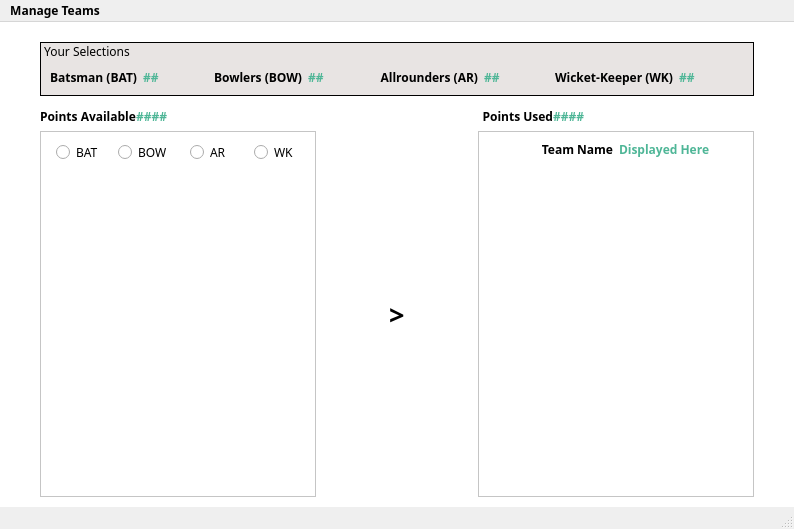
<?xml version="1.0" encoding="UTF-8"?>
<ui version="4.0">
 <class>MainWindow</class>
 <widget class="QMainWindow" name="MainWindow">
  <property name="geometry">
   <rect>
    <x>0</x>
    <y>0</y>
    <width>794</width>
    <height>529</height>
   </rect>
  </property>
  <property name="sizePolicy">
   <sizepolicy hsizetype="Fixed" vsizetype="Fixed">
    <horstretch>0</horstretch>
    <verstretch>0</verstretch>
   </sizepolicy>
  </property>
  <property name="minimumSize">
   <size>
    <width>794</width>
    <height>529</height>
   </size>
  </property>
  <property name="maximumSize">
   <size>
    <width>794</width>
    <height>529</height>
   </size>
  </property>
  <property name="font">
   <font>
    <family>Segoe Print</family>
    <pointsize>9</pointsize>
    <weight>75</weight>
    <bold>true</bold>
   </font>
  </property>
  <property name="windowTitle">
   <string>MainWindow</string>
  </property>
  <property name="autoFillBackground">
   <bool>false</bool>
  </property>
  <property name="styleSheet">
   <string notr="true"/>
  </property>
  <widget class="QWidget" name="MainWindown">
   <property name="sizePolicy">
    <sizepolicy hsizetype="Preferred" vsizetype="Preferred">
     <horstretch>0</horstretch>
     <verstretch>0</verstretch>
    </sizepolicy>
   </property>
   <property name="baseSize">
    <size>
     <width>794</width>
     <height>488</height>
    </size>
   </property>
   <property name="autoFillBackground">
    <bool>false</bool>
   </property>
   <property name="styleSheet">
    <string notr="true">background-color: rgb(255, 255, 255);</string>
   </property>
   <layout class="QVBoxLayout" name="verticalLayout">
    <property name="spacing">
     <number>0</number>
    </property>
    <property name="sizeConstraint">
     <enum>QLayout::SetMaximumSize</enum>
    </property>
    <property name="leftMargin">
     <number>40</number>
    </property>
    <property name="topMargin">
     <number>20</number>
    </property>
    <property name="rightMargin">
     <number>40</number>
    </property>
    <property name="bottomMargin">
     <number>10</number>
    </property>
    <item>
     <widget class="QFrame" name="verticalFrame">
      <property name="frameShape">
       <enum>QFrame::Box</enum>
      </property>
      <layout class="QVBoxLayout" name="verticalLayout_2">
       <property name="spacing">
        <number>0</number>
       </property>
       <property name="leftMargin">
        <number>0</number>
       </property>
       <property name="topMargin">
        <number>0</number>
       </property>
       <property name="rightMargin">
        <number>0</number>
       </property>
       <property name="bottomMargin">
        <number>0</number>
       </property>
       <item>
        <widget class="QLabel" name="Header">
         <property name="font">
          <font>
           <family>Segoe UI Semibold</family>
           <weight>50</weight>
           <bold>false</bold>
          </font>
         </property>
         <property name="autoFillBackground">
          <bool>false</bool>
         </property>
         <property name="styleSheet">
          <string notr="true">background-color: rgb(232, 228, 227);

</string>
         </property>
         <property name="frameShape">
          <enum>QFrame::NoFrame</enum>
         </property>
         <property name="frameShadow">
          <enum>QFrame::Plain</enum>
         </property>
         <property name="lineWidth">
          <number>2</number>
         </property>
         <property name="text">
          <string> Your Selections</string>
         </property>
         <property name="alignment">
          <set>Qt::AlignLeading|Qt::AlignLeft|Qt::AlignTop</set>
         </property>
         <property name="margin">
          <number>10</number>
         </property>
        </widget>
       </item>
       <item>
        <widget class="QFrame" name="DisplayFrame">
         <property name="font">
          <font>
           <family>Segoe UI Semibold</family>
          </font>
         </property>
         <property name="styleSheet">
          <string notr="true">background-color: rgb(232, 228, 227);



</string>
         </property>
         <property name="frameShape">
          <enum>QFrame::NoFrame</enum>
         </property>
         <layout class="QHBoxLayout" name="horizontalLayout_3">
          <property name="sizeConstraint">
           <enum>QLayout::SetDefaultConstraint</enum>
          </property>
          <item>
           <widget class="QLabel" name="Batsman">
            <property name="font">
             <font>
              <family>Segoe UI Semibold</family>
              <pointsize>9</pointsize>
              <weight>75</weight>
              <italic>false</italic>
              <bold>true</bold>
             </font>
            </property>
            <property name="text">
             <string>Batsman (BAT)</string>
            </property>
            <property name="scaledContents">
             <bool>false</bool>
            </property>
            <property name="alignment">
             <set>Qt::AlignRight|Qt::AlignTrailing|Qt::AlignVCenter</set>
            </property>
           </widget>
          </item>
          <item>
           <widget class="QLabel" name="bt_count">
            <property name="font">
             <font>
              <family>Segoe UI Semibold</family>
              <pointsize>9</pointsize>
              <weight>75</weight>
              <italic>false</italic>
              <bold>true</bold>
             </font>
            </property>
            <property name="styleSheet">
             <string notr="true">color: rgb(79, 182, 151);</string>
            </property>
            <property name="text">
             <string>##</string>
            </property>
            <property name="scaledContents">
             <bool>false</bool>
            </property>
            <property name="alignment">
             <set>Qt::AlignLeading|Qt::AlignLeft|Qt::AlignVCenter</set>
            </property>
           </widget>
          </item>
          <item>
           <widget class="QLabel" name="Bowlers">
            <property name="font">
             <font>
              <family>Segoe UI Semibold</family>
              <pointsize>9</pointsize>
              <weight>75</weight>
              <italic>false</italic>
              <bold>true</bold>
             </font>
            </property>
            <property name="text">
             <string>Bowlers (BOW)</string>
            </property>
            <property name="scaledContents">
             <bool>false</bool>
            </property>
            <property name="alignment">
             <set>Qt::AlignRight|Qt::AlignTrailing|Qt::AlignVCenter</set>
            </property>
           </widget>
          </item>
          <item>
           <widget class="QLabel" name="bw_count">
            <property name="font">
             <font>
              <family>Segoe UI Semibold</family>
              <pointsize>9</pointsize>
              <weight>75</weight>
              <italic>false</italic>
              <bold>true</bold>
             </font>
            </property>
            <property name="styleSheet">
             <string notr="true">color: rgb(79, 182, 151);</string>
            </property>
            <property name="text">
             <string>##</string>
            </property>
            <property name="scaledContents">
             <bool>false</bool>
            </property>
            <property name="alignment">
             <set>Qt::AlignLeading|Qt::AlignLeft|Qt::AlignVCenter</set>
            </property>
           </widget>
          </item>
          <item>
           <widget class="QLabel" name="Allrounders">
            <property name="font">
             <font>
              <family>Segoe UI Semibold</family>
              <pointsize>9</pointsize>
              <weight>75</weight>
              <italic>false</italic>
              <bold>true</bold>
             </font>
            </property>
            <property name="text">
             <string>Allrounders (AR)</string>
            </property>
            <property name="scaledContents">
             <bool>false</bool>
            </property>
            <property name="alignment">
             <set>Qt::AlignRight|Qt::AlignTrailing|Qt::AlignVCenter</set>
            </property>
           </widget>
          </item>
          <item>
           <widget class="QLabel" name="ar_count">
            <property name="font">
             <font>
              <family>Segoe UI Semibold</family>
              <pointsize>9</pointsize>
              <weight>75</weight>
              <italic>false</italic>
              <bold>true</bold>
             </font>
            </property>
            <property name="styleSheet">
             <string notr="true">color: rgb(79, 182, 151);</string>
            </property>
            <property name="text">
             <string>##</string>
            </property>
            <property name="scaledContents">
             <bool>false</bool>
            </property>
            <property name="alignment">
             <set>Qt::AlignLeading|Qt::AlignLeft|Qt::AlignVCenter</set>
            </property>
           </widget>
          </item>
          <item>
           <widget class="QLabel" name="WicketKeeper">
            <property name="font">
             <font>
              <family>Segoe UI Semibold</family>
              <pointsize>9</pointsize>
              <weight>75</weight>
              <italic>false</italic>
              <bold>true</bold>
             </font>
            </property>
            <property name="text">
             <string>Wicket-Keeper (WK)</string>
            </property>
            <property name="scaledContents">
             <bool>false</bool>
            </property>
            <property name="alignment">
             <set>Qt::AlignRight|Qt::AlignTrailing|Qt::AlignVCenter</set>
            </property>
           </widget>
          </item>
          <item>
           <widget class="QLabel" name="wk_count">
            <property name="font">
             <font>
              <family>Segoe UI Semibold</family>
              <pointsize>9</pointsize>
              <weight>75</weight>
              <italic>false</italic>
              <bold>true</bold>
             </font>
            </property>
            <property name="styleSheet">
             <string notr="true">color: rgb(79, 182, 151);</string>
            </property>
            <property name="text">
             <string>##</string>
            </property>
            <property name="scaledContents">
             <bool>false</bool>
            </property>
            <property name="alignment">
             <set>Qt::AlignLeading|Qt::AlignLeft|Qt::AlignVCenter</set>
            </property>
           </widget>
          </item>
         </layout>
        </widget>
       </item>
      </layout>
     </widget>
    </item>
    <item>
     <layout class="QHBoxLayout" name="horizontalLayout">
      <property name="topMargin">
       <number>10</number>
      </property>
      <property name="bottomMargin">
       <number>5</number>
      </property>
      <item>
       <widget class="QLabel" name="Points_Available">
        <property name="font">
         <font>
          <family>Segoe UI Semibold</family>
          <pointsize>9</pointsize>
          <weight>75</weight>
          <italic>false</italic>
          <bold>true</bold>
         </font>
        </property>
        <property name="autoFillBackground">
         <bool>false</bool>
        </property>
        <property name="text">
         <string>Points Available</string>
        </property>
        <property name="scaledContents">
         <bool>false</bool>
        </property>
        <property name="alignment">
         <set>Qt::AlignLeading|Qt::AlignLeft|Qt::AlignVCenter</set>
        </property>
       </widget>
      </item>
      <item alignment="Qt::AlignRight">
       <widget class="QLabel" name="points_rem">
        <property name="font">
         <font>
          <family>Segoe UI Semibold</family>
          <pointsize>9</pointsize>
          <weight>75</weight>
          <italic>false</italic>
          <bold>true</bold>
         </font>
        </property>
        <property name="styleSheet">
         <string notr="true">color: rgb(79, 182, 151);</string>
        </property>
        <property name="text">
         <string>####</string>
        </property>
        <property name="scaledContents">
         <bool>false</bool>
        </property>
        <property name="alignment">
         <set>Qt::AlignLeading|Qt::AlignLeft|Qt::AlignVCenter</set>
        </property>
        <property name="wordWrap">
         <bool>false</bool>
        </property>
        <property name="margin">
         <number>5</number>
        </property>
       </widget>
      </item>
      <item>
       <spacer name="horizontalSpacer_2">
        <property name="orientation">
         <enum>Qt::Horizontal</enum>
        </property>
        <property name="sizeType">
         <enum>QSizePolicy::Fixed</enum>
        </property>
        <property name="sizeHint" stdset="0">
         <size>
          <width>351</width>
          <height>20</height>
         </size>
        </property>
       </spacer>
      </item>
      <item>
       <widget class="QLabel" name="Points_Used">
        <property name="font">
         <font>
          <family>Segoe UI Semibold</family>
          <pointsize>9</pointsize>
          <weight>75</weight>
          <italic>false</italic>
          <bold>true</bold>
         </font>
        </property>
        <property name="text">
         <string>Points Used</string>
        </property>
        <property name="scaledContents">
         <bool>false</bool>
        </property>
        <property name="alignment">
         <set>Qt::AlignRight|Qt::AlignTrailing|Qt::AlignVCenter</set>
        </property>
       </widget>
      </item>
      <item alignment="Qt::AlignRight">
       <widget class="QLabel" name="points_used">
        <property name="font">
         <font>
          <family>Segoe UI Semibold</family>
          <pointsize>9</pointsize>
          <weight>75</weight>
          <italic>false</italic>
          <bold>true</bold>
         </font>
        </property>
        <property name="styleSheet">
         <string notr="true">color: rgb(79, 182, 151);</string>
        </property>
        <property name="text">
         <string>####</string>
        </property>
        <property name="scaledContents">
         <bool>false</bool>
        </property>
        <property name="alignment">
         <set>Qt::AlignLeading|Qt::AlignLeft|Qt::AlignVCenter</set>
        </property>
        <property name="margin">
         <number>5</number>
        </property>
       </widget>
      </item>
      <item>
       <spacer name="horizontalSpacer">
        <property name="orientation">
         <enum>Qt::Horizontal</enum>
        </property>
        <property name="sizeType">
         <enum>QSizePolicy::Fixed</enum>
        </property>
        <property name="sizeHint" stdset="0">
         <size>
          <width>170</width>
          <height>20</height>
         </size>
        </property>
       </spacer>
      </item>
     </layout>
    </item>
    <item>
     <layout class="QHBoxLayout" name="TeamCreationLayout">
      <item>
       <widget class="QFrame" name="PlayerSelectionFrame">
        <property name="frameShape">
         <enum>QFrame::StyledPanel</enum>
        </property>
        <layout class="QVBoxLayout" name="verticalLayout_3">
         <item>
          <layout class="QHBoxLayout" name="SelectionBar_Layout">
           <property name="sizeConstraint">
            <enum>QLayout::SetDefaultConstraint</enum>
           </property>
           <item alignment="Qt::AlignHCenter">
            <widget class="QRadioButton" name="BAT">
             <property name="font">
              <font>
               <family>Segoe UI Semibold</family>
               <weight>50</weight>
               <bold>false</bold>
              </font>
             </property>
             <property name="text">
              <string>BAT</string>
             </property>
            </widget>
           </item>
           <item alignment="Qt::AlignHCenter">
            <widget class="QRadioButton" name="BOW">
             <property name="font">
              <font>
               <family>Segoe UI Semibold</family>
               <weight>50</weight>
               <bold>false</bold>
              </font>
             </property>
             <property name="styleSheet">
              <string notr="true"/>
             </property>
             <property name="text">
              <string>BOW</string>
             </property>
            </widget>
           </item>
           <item alignment="Qt::AlignHCenter">
            <widget class="QRadioButton" name="AR">
             <property name="font">
              <font>
               <family>Segoe UI Semibold</family>
               <weight>50</weight>
               <bold>false</bold>
              </font>
             </property>
             <property name="text">
              <string>AR</string>
             </property>
            </widget>
           </item>
           <item alignment="Qt::AlignHCenter">
            <widget class="QRadioButton" name="WK">
             <property name="font">
              <font>
               <family>Segoe UI Semibold</family>
               <weight>50</weight>
               <bold>false</bold>
              </font>
             </property>
             <property name="text">
              <string>WK</string>
             </property>
            </widget>
           </item>
          </layout>
         </item>
         <item>
          <widget class="QListWidget" name="players_list">
           <property name="font">
            <font>
             <family>Segoe UI Symbol</family>
             <weight>50</weight>
             <bold>false</bold>
            </font>
           </property>
           <property name="acceptDrops">
            <bool>true</bool>
           </property>
           <property name="styleSheet">
            <string notr="true">color: rgb(0, 170, 255);</string>
           </property>
           <property name="frameShape">
            <enum>QFrame::NoFrame</enum>
           </property>
           <property name="frameShadow">
            <enum>QFrame::Plain</enum>
           </property>
          </widget>
         </item>
        </layout>
       </widget>
      </item>
      <item>
       <spacer name="horizontalSpacer_3">
        <property name="orientation">
         <enum>Qt::Horizontal</enum>
        </property>
        <property name="sizeHint" stdset="0">
         <size>
          <width>40</width>
          <height>20</height>
         </size>
        </property>
       </spacer>
      </item>
      <item>
       <widget class="QLabel" name="label">
        <property name="font">
         <font>
          <family>Agency FB</family>
          <pointsize>20</pointsize>
          <weight>75</weight>
          <bold>true</bold>
         </font>
        </property>
        <property name="text">
         <string>&gt;</string>
        </property>
        <property name="scaledContents">
         <bool>true</bool>
        </property>
        <property name="alignment">
         <set>Qt::AlignLeading|Qt::AlignLeft|Qt::AlignVCenter</set>
        </property>
       </widget>
      </item>
      <item>
       <spacer name="horizontalSpacer_4">
        <property name="orientation">
         <enum>Qt::Horizontal</enum>
        </property>
        <property name="sizeHint" stdset="0">
         <size>
          <width>40</width>
          <height>20</height>
         </size>
        </property>
       </spacer>
      </item>
      <item>
       <widget class="QFrame" name="selectedPlayers_Frame">
        <property name="frameShape">
         <enum>QFrame::StyledPanel</enum>
        </property>
        <layout class="QVBoxLayout" name="verticalLayout_4">
         <item>
          <layout class="QHBoxLayout" name="teamName_Layout">
           <item>
            <widget class="QLabel" name="Team_Name">
             <property name="font">
              <font>
               <family>Segoe UI Semibold</family>
               <pointsize>9</pointsize>
               <weight>75</weight>
               <italic>false</italic>
               <bold>true</bold>
              </font>
             </property>
             <property name="text">
              <string>Team Name</string>
             </property>
             <property name="alignment">
              <set>Qt::AlignRight|Qt::AlignTrailing|Qt::AlignVCenter</set>
             </property>
            </widget>
           </item>
           <item>
            <widget class="QLabel" name="team_name">
             <property name="font">
              <font>
               <family>Segoe UI Semibold</family>
               <pointsize>9</pointsize>
               <weight>75</weight>
               <italic>false</italic>
               <bold>true</bold>
              </font>
             </property>
             <property name="styleSheet">
              <string notr="true">color: rgb(79, 182, 151);</string>
             </property>
             <property name="text">
              <string>Displayed Here</string>
             </property>
            </widget>
           </item>
          </layout>
         </item>
         <item>
          <widget class="QListWidget" name="selected_players">
           <property name="font">
            <font>
             <family>Segoe UI Semibold</family>
             <weight>50</weight>
             <bold>false</bold>
            </font>
           </property>
           <property name="styleSheet">
            <string notr="true">color: rgb(0, 170, 255);</string>
           </property>
           <property name="frameShape">
            <enum>QFrame::NoFrame</enum>
           </property>
          </widget>
         </item>
        </layout>
       </widget>
      </item>
     </layout>
    </item>
   </layout>
  </widget>
  <widget class="QMenuBar" name="menubar">
   <property name="geometry">
    <rect>
     <x>0</x>
     <y>0</y>
     <width>794</width>
     <height>21</height>
    </rect>
   </property>
   <widget class="QMenu" name="menuManage_Teams">
    <property name="title">
     <string>Manage Teams</string>
    </property>
    <addaction name="actionNEW_Team"/>
    <addaction name="actionOPEN_Team"/>
    <addaction name="actionSAVE_Team"/>
    <addaction name="actionEVALUATE_Team"/>
   </widget>
   <addaction name="menuManage_Teams"/>
  </widget>
  <widget class="QStatusBar" name="statusbar">
   <property name="enabled">
    <bool>false</bool>
   </property>
  </widget>
  <action name="actionNEW_Team">
   <property name="text">
    <string>NEW Team</string>
   </property>
  </action>
  <action name="actionOPEN_Team">
   <property name="text">
    <string>OPEN Team</string>
   </property>
  </action>
  <action name="actionSAVE_Team">
   <property name="text">
    <string>SAVE Team</string>
   </property>
  </action>
  <action name="actionEVALUATE_Team">
   <property name="text">
    <string>EVALUATE Team</string>
   </property>
  </action>
 </widget>
 <resources/>
 <connections/>
</ui>
